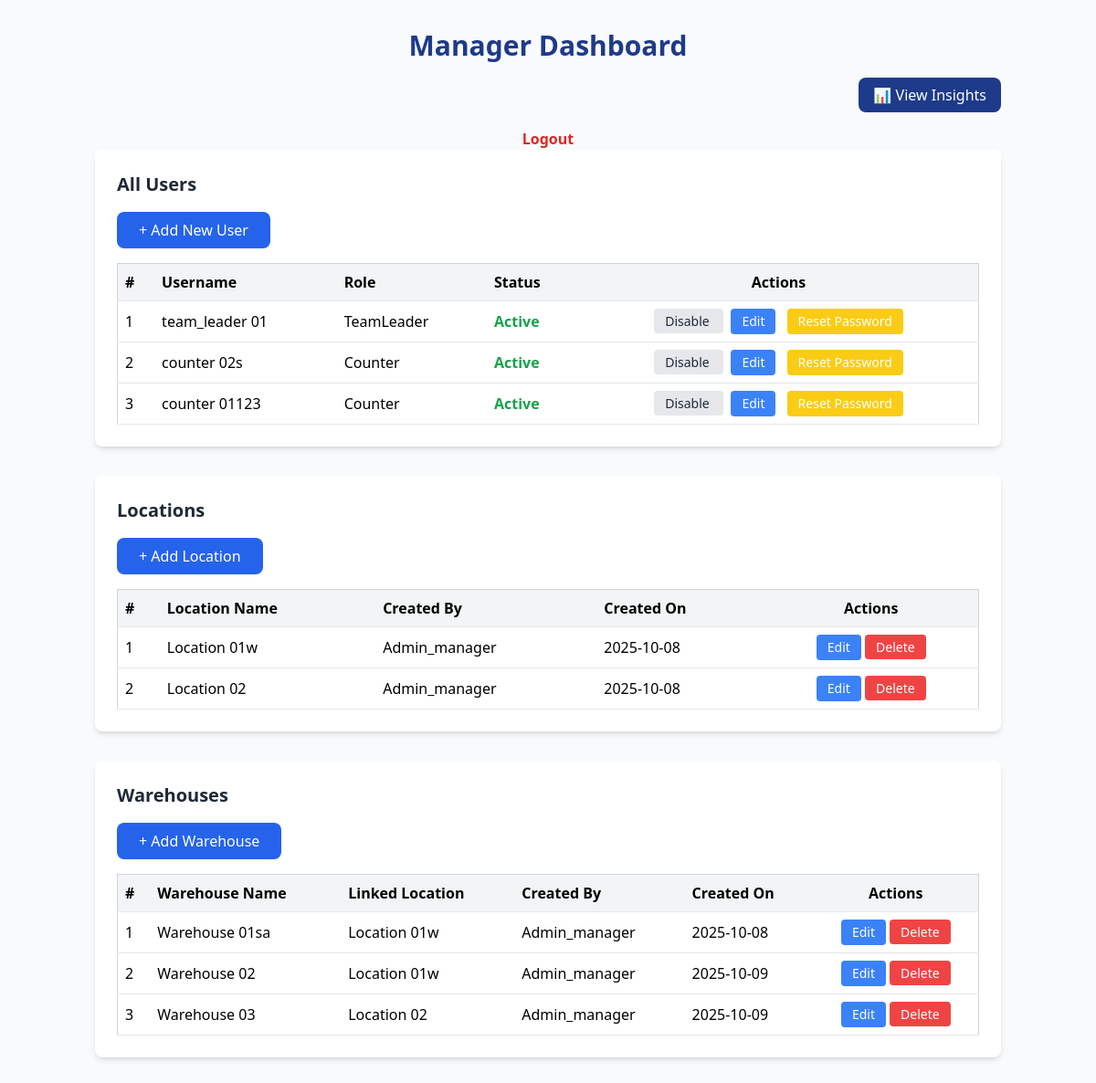
/manager/dashboard (signed in), run on the app's committed database.
### app/models.py (models this page shows, shortened)
class User(db.Model, UserMixin):
    __tablename__ = "users"
    id = db.Column(db.Integer, primary_key=True)
    username = db.Column(db.String(100), unique=True, nullable=False)
    password_hash = db.Column(db.String(255), nullable=False)
    role = db.Column(db.String(50))
    is_active = db.Column(db.Boolean, default=True)

class Location(db.Model):
    __tablename__ = "locations"
    id = db.Column(db.Integer, primary_key=True)
    name = db.Column(db.String(100), unique=True, nullable=False)
    created_by = db.Column(db.String(100))
    created_on = db.Column(db.DateTime, default=datetime.utcnow)
    warehouses = db.relationship("Warehouse", backref="location", lazy=True)
    scan_lines = db.relationship("ScanLine", backref="location", lazy=True)
    scan_records = db.relationship("ScanRecord", backref="location", lazy=True)

class Warehouse(db.Model):
    __tablename__ = "warehouses"
    id = db.Column(db.Integer, primary_key=True)
    warehouse_name = db.Column(db.String(100), unique=True, nullable=False)
    location_id = db.Column(
        db.Integer,
        db.ForeignKey("locations.id", name="fk_warehouse_location_id"),
        nullable=False,
    )
    created_by = db.Column(db.String(100))
    created_on = db.Column(db.DateTime, default=datetime.utcnow)
    scan_lines = db.relationship("ScanLine", backref="warehouse", lazy=True)
    scan_records = db.relationship("ScanRecord", backref="warehouse", lazy=True)

### app/routes/manager.py (the view)
@bp.route("/dashboard")
@login_required
def dashboard():
    if current_user.role != "Manager":
        return "Unauthorized", 403
    users = User.query.filter(User.role != "Manager").all()
    locations = Location.query.all()
    warehouses = Warehouse.query.all()
    return render_template(
        "manager_dashboard.html",
        users=users,
        locations=locations,
        warehouses=warehouses
    )

### app/templates/manager_dashboard.html (shortened to what this page needs)
<!DOCTYPE html>
<html lang="en">
<head>
  <script src="https://cdn.tailwindcss.com"></script>
</head>
<body class="bg-gray-50 min-h-screen">
  <div class="container mx-auto px-4 py-8">
    <h1 class="text-3xl font-bold text-blue-900 mb-6 text-center">Manager Dashboard</h1>
    <div class="text-right mb-6">
      <a href="{{ url_for('manager.insights') }}"
         class="text-white py-2 px-4 rounded-lg bg-blue-900 hover:bg-blue-800 transition">
         📊 View Insights
      </a>
    </div>
    <div class="text-center mt-6">
      <a href="{{ url_for('auth.logout') }}"
         class="text-red-600 font-semibold hover:underline">
         Logout
      </a>
    </div>
    <div class="bg-white p-6 rounded-lg shadow-md mb-8">
      <h2 class="text-xl font-semibold mb-4 text-gray-800">All Users</h2>
      <button id="openAddUserModal"
              class="bg-blue-600 text-white px-6 py-2 rounded-lg hover:bg-blue-700 transition mb-4">
        + Add New User
      </button>
      <table class="w-full border border-gray-300 text-left">
        <thead class="bg-gray-100">
          <tr>
            <th class="p-2 border-b">#</th>
            <th class="p-2 border-b">Username</th>
            <th class="p-2 border-b">Role</th>
            <th class="p-2 border-b">Status</th>
            <th class="p-2 border-b text-center">Actions</th>
          </tr>
        </thead>
        <tbody>
          {% for user in users %}
          <tr class="hover:bg-gray-50">
            <td class="p-2 border-b">{{ loop.index }}</td>
            <td class="p-2 border-b">{{ user.username }}</td>
            <td class="p-2 border-b">{{ user.role }}</td>
            <td class="p-2 border-b">
              {% if user.is_active %}
                <span class="text-green-600 font-semibold">Active</span>
              {% else %}
                <span class="text-red-600 font-semibold">Disabled</span>
              {% endif %}
            </td>
            <td class="p-2 border-b text-center space-x-2">
              <a href="{{ url_for('manager.toggle_user', user_id=user.id) }}"
                 class="text-sm bg-gray-200 hover:bg-gray-300 text-gray-800 px-3 py-1 rounded">
                 {% if user.is_active %}Disable{% else %}Enable{% endif %}
              </a>
              <button onclick="openEditUserModal({{ user.id }}, '{{ user.username }}', '{{ user.role }}')"
                      class="text-sm bg-blue-500 hover:bg-blue-600 text-white px-3 py-1 rounded">
                Edit
              </button>
              <button onclick="openPasswordModal({{ user.id }}, '{{ user.username }}')"
                      class="text-sm bg-yellow-400 hover:bg-yellow-500 text-white px-3 py-1 rounded">
                Reset Password
              </button>
            </td>
          </tr>
          {% else %}
          <tr><td colspan="5" class="p-4 text-center text-gray-500">No users yet</td></tr>
          {% endfor %}
        </tbody>
      </table>
    </div>
    <div class="bg-white p-6 rounded-lg shadow-md mb-8">
      <h2 class="text-xl font-semibold mb-4 text-gray-800">Locations</h2>
      <button id="openAddLocationModal"
              class="bg-blue-600 text-white px-6 py-2 rounded-lg hover:bg-blue-700 transition mb-4">
        + Add Location
      </button>
      <table class="w-full border border-gray-300 text-left">
        <thead class="bg-gray-100">
          <tr>
            <th class="p-2 border-b">#</th>
            <th class="p-2 border-b">Location Name</th>
            <th class="p-2 border-b">Created By</th>
            <th class="p-2 border-b">Created On</th>
            <th class="p-2 border-b text-center">Actions</th>
          </tr>
        </thead>
        <tbody>
          {% for location in locations %}
          <tr class="hover:bg-gray-50">
            <td class="p-2 border-b">{{ loop.index }}</td>
            <td class="p-2 border-b">{{ location.name }}</td>
            <td class="p-2 border-b">{{ location.created_by or '-' }}</td>
            <td class="p-2 border-b">{{ location.created_on.strftime('%Y-%m-%d') }}</td>
            <td class="p-2 border-b text-center">
              <button onclick="openEditLocationModal({{ location.id }}, '{{ location.name }}')"
                      class="text-sm bg-blue-500 hover:bg-blue-600 text-white px-3 py-1 rounded">
                Edit
              </button>
              <a href="{{ url_for('manager.delete_location', location_id=location.id) }}"
                 class="text-sm bg-red-500 hover:bg-red-600 text-white px-3 py-1 rounded"
                 onclick="return confirm('Delete this location?');">
                 Delete
              </a>
            </td>
          </tr>
          {% else %}
          <tr><td colspan="5" class="p-4 text-center text-gray-500">No locations yet</td></tr>
          {% endfor %}
        </tbody>
      </table>
    </div>
    <div class="bg-white p-6 rounded-lg shadow-md mb-8">
      <h2 class="text-xl font-semibold mb-4 text-gray-800">Warehouses</h2>
      <button id="openAddWarehouseModal"
              class="bg-blue-600 text-white px-6 py-2 rounded-lg hover:bg-blue-700 transition mb-4">
        + Add Warehouse
      </button>
      <table class="w-full border border-gray-300 text-left">
        <thead class="bg-gray-100">
          <tr>
            <th class="p-2 border-b">#</th>
            <th class="p-2 border-b">Warehouse Name</th>
            <th class="p-2 border-b">Linked Location</th>
            <th class="p-2 border-b">Created By</th>
            <th class="p-2 border-b">Created On</th>
            <th class="p-2 border-b text-center">Actions</th>
          </tr>
        </thead>
        <tbody>
          {% for warehouse in warehouses %}
          <tr class="hover:bg-gray-50">
            <td class="p-2 border-b">{{ loop.index }}</td>
            <td class="p-2 border-b">{{ warehouse.warehouse_name }}</td>
            <td class="p-2 border-b">{{ warehouse.location.name }}</td>
            <td class="p-2 border-b">{{ warehouse.created_by or '-' }}</td>
            <td class="p-2 border-b">{{ warehouse.created_on.strftime('%Y-%m-%d') }}</td>
            <td class="p-2 border-b text-center">
              <button onclick="openEditWarehouseModal({{ warehouse.id }}, '{{ warehouse.warehouse_name }}', {{ warehouse.location.id }})"
                      class="text-sm bg-blue-500 hover:bg-blue-600 text-white px-3 py-1 rounded">
                Edit
              </button>
              <a href="{{ url_for('manager.delete_warehouse', warehouse_id=warehouse.id) }}"
                 class="text-sm bg-red-500 hover:bg-red-600 text-white px-3 py-1 rounded"
                 onclick="return confirm('Delete this warehouse?');">Delete</a>
            </td>
          </tr>
          {% else %}
          <tr><td colspan="6" class="p-4 text-center text-gray-500">No warehouses yet</td></tr>
          {% endfor %}
        </tbody>
      </table>
    </div>
  </div>
</body>
</html>

### data on the page
User: username "team_leader 01", role "TeamLeader", is_active "Active"
User: username "counter 02s", role "Counter", is_active "Active"
User: username "counter 01123", role "Counter", is_active "Active"
Location: name "Location 01w", created_by "Admin_manager", created_on "2025-10-08"
Location: name "Location 02", created_by "Admin_manager", created_on "2025-10-08"
Warehouse: warehouse_name "Warehouse 01sa", location.name "Location 01w", created_by "Admin_manager", created_on "2025-10-08"
Warehouse: warehouse_name "Warehouse 02", location.name "Location 01w", created_by "Admin_manager", created_on "2025-10-09"
Warehouse: warehouse_name "Warehouse 03", location.name "Location 02", created_by "Admin_manager", created_on "2025-10-09"
